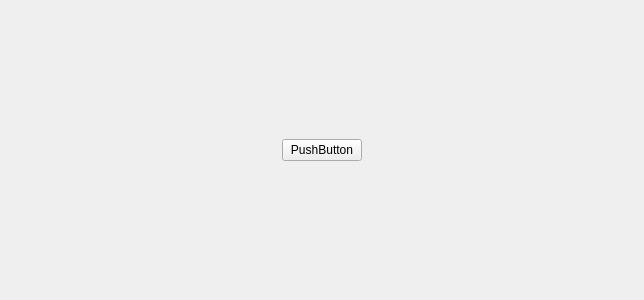
<?xml version="1.0" encoding="UTF-8"?>
<ui version="4.0">
 <class>QGUI</class>
 <widget class="QWidget" name="QGUI">
  <property name="geometry">
   <rect>
    <x>0</x>
    <y>0</y>
    <width>644</width>
    <height>300</height>
   </rect>
  </property>
  <property name="windowTitle">
   <string>QGUI</string>
  </property>
  <layout class="QGridLayout" name="gridLayout">
   <item row="0" column="1">
    <spacer name="verticalSpacer_2">
     <property name="orientation">
      <enum>Qt::Vertical</enum>
     </property>
     <property name="sizeHint" stdset="0">
      <size>
       <width>20</width>
       <height>121</height>
      </size>
     </property>
    </spacer>
   </item>
   <item row="1" column="0">
    <spacer name="horizontalSpacer">
     <property name="orientation">
      <enum>Qt::Horizontal</enum>
     </property>
     <property name="sizeHint" stdset="0">
      <size>
       <width>267</width>
       <height>20</height>
      </size>
     </property>
    </spacer>
   </item>
   <item row="1" column="1">
    <widget class="QPushButton" name="pushButton">
     <property name="text">
      <string>PushButton</string>
     </property>
    </widget>
   </item>
   <item row="1" column="2">
    <spacer name="horizontalSpacer_2">
     <property name="orientation">
      <enum>Qt::Horizontal</enum>
     </property>
     <property name="sizeHint" stdset="0">
      <size>
       <width>266</width>
       <height>20</height>
      </size>
     </property>
    </spacer>
   </item>
   <item row="2" column="1">
    <spacer name="verticalSpacer">
     <property name="orientation">
      <enum>Qt::Vertical</enum>
     </property>
     <property name="sizeHint" stdset="0">
      <size>
       <width>20</width>
       <height>120</height>
      </size>
     </property>
    </spacer>
   </item>
  </layout>
 </widget>
 <layoutdefault spacing="6" margin="11"/>
 <resources/>
 <connections/>
</ui>
